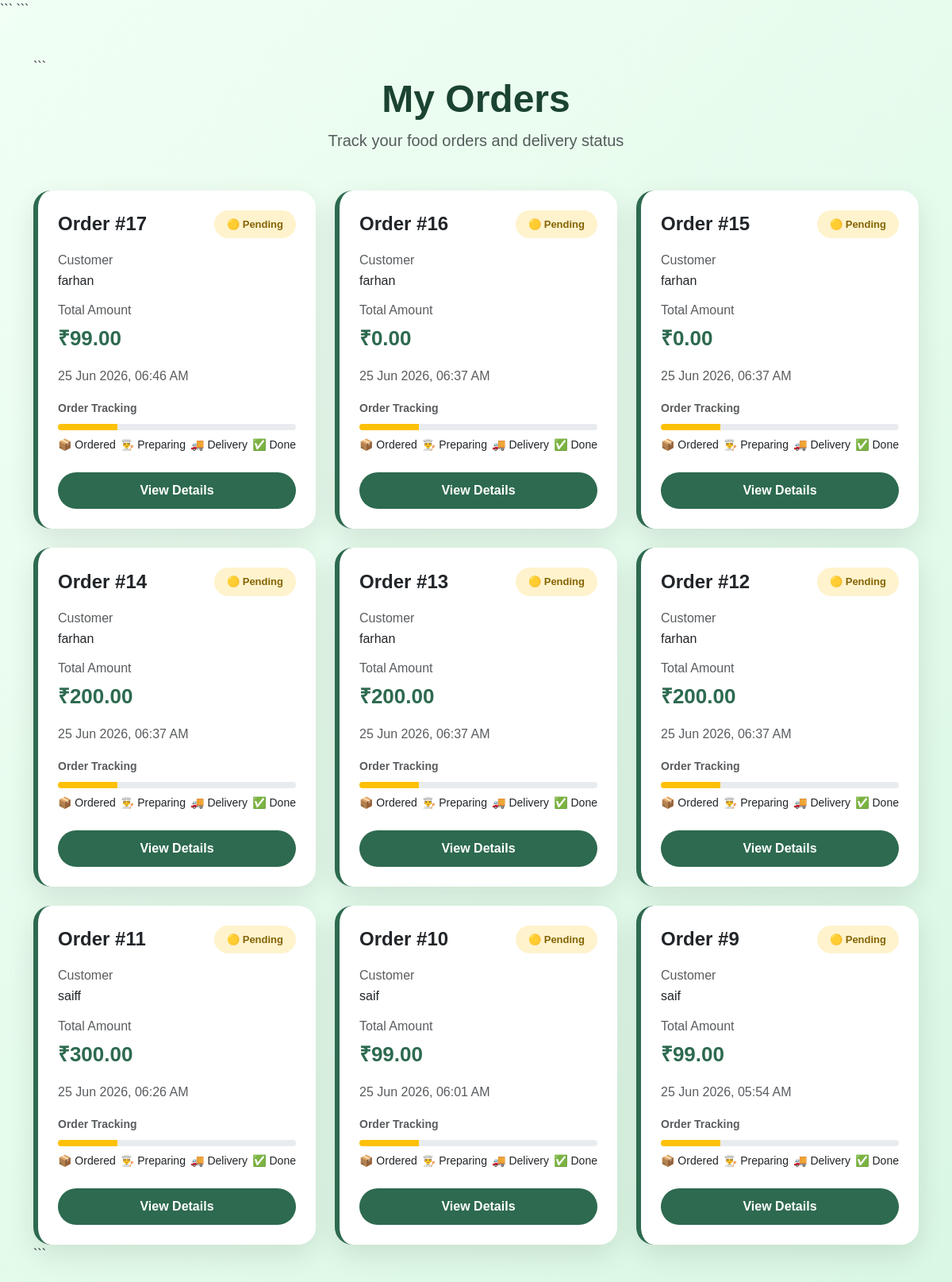
Page /my-orders/ (signed in) on the committed database.
### orders/models.py (models this page shows, shortened)
class Order(models.Model):
    STATUS_CHOICES = [
        ('Pending', 'Pending'),
        ('Preparing', 'Preparing'),
        ('Out for Delivery', 'Out for Delivery'),
        ('Delivered', 'Delivered'),
        ('Cancelled', 'Cancelled'),
    ]
    user = models.ForeignKey(
        User,
        on_delete=models.CASCADE,
        null=True,
        blank=True
    )
    customer_name = models.CharField(max_length=100)
    phone = models.CharField(max_length=15)
    address = models.TextField()
    total_amount = models.DecimalField(max_digits=10, decimal_places=2)
    status = models.CharField(max_length=20, choices=STATUS_CHOICES, default='Pending')
    created_at = models.DateTimeField(auto_now_add=True)

### orders/views.py (the view)
# urls.py: path('my-orders/', my_orders, name='my_orders'),
@login_required
def my_orders(request):
    orders = Order.objects.filter(user=request.user).order_by('-created_at')
    return render(request, 'my_orders.html', {
        'orders': orders
    })

### templates/my_orders.html (shortened to what this page needs)
<!DOCTYPE html>
<html>
<head>
<link href="https://cdn.jsdelivr.net/npm/bootstrap@5.3.0/dist/css/bootstrap.min.css" rel="stylesheet">
```
</head>
<body>
<div class="container py-5">
```
<div class="text-center mb-5">
    <h1 class="page-title">My Orders</h1>
    <p class="text-muted fs-5">
        Track your food orders and delivery status
    </p>
</div>
{% if orders %}
<div class="row g-4">
    {% for order in orders %}
    <div class="col-lg-4 col-md-6">
        <div class="order-card h-100">
            <div class="d-flex justify-content-between align-items-center mb-3">
                <h4 class="fw-bold mb-0">
                    Order #{{ order.id }}
                </h4>
                {% if order.status == "Pending" %}
                    <span class="status Pending">🟡 Pending</span>
                {% elif order.status == "Preparing" %}
                    <span class="status Preparing">👨‍🍳 Preparing</span>
                {% elif order.status == "Out for Delivery" %}
                    <span class="status Out-for-Delivery">🚚 Out for Delivery</span>
                {% elif order.status == "Delivered" %}
                    <span class="status Delivered">✅ Delivered</span>
                {% else %}
                    <span class="status Cancelled">❌ Cancelled</span>
                {% endif %}
            </div>
            <p class="text-muted mb-1">
                Customer
            </p>
            <h6>
                {{ order.customer_name }}
            </h6>
            <p class="text-muted mb-1 mt-3">
                Total Amount
            </p>
            <div class="price">
                ₹{{ order.total_amount }}
            </div>
            <p class="text-muted mt-3">
                {{ order.created_at|date:"d M Y, h:i A" }}
            </p>
            <div class="mt-3">
                <small class="fw-bold text-muted">
                    Order Tracking
                </small>
                <div class="progress mt-2">
                    {% if order.status == "Pending" %}
                        <div class="progress-bar bg-warning" style="width:25%"></div>
                    {% elif order.status == "Preparing" %}
                        <div class="progress-bar bg-info" style="width:50%"></div>
                    {% elif order.status == "Out for Delivery" %}
                        <div class="progress-bar bg-primary" style="width:75%"></div>
                    {% elif order.status == "Delivered" %}
                        <div class="progress-bar bg-success" style="width:100%"></div>
                    {% endif %}
                </div>
                <div class="d-flex justify-content-between mt-2">
                    <small>📦 Ordered</small>
                    <small>👨‍🍳 Preparing</small>
                    <small>🚚 Delivery</small>
                    <small>✅ Done</small>
                </div>
            </div>
            <a href="{% url 'order_detail' order.id %}"
               class="btn details-btn w-100 mt-4">
                View Details
            </a>
        </div>
    </div>
    {% endfor %}
</div>
{% endif %}
```
</div>
</body>
</html>

### templates/my_orders.html (style rules this page uses)
body { background: linear-gradient(135deg, #f1fff4, #d9f7e3); font-family: Arial, sans-serif; min-height: 100vh; }
.page-title { font-size:48px; font-weight:800; color:#1b4332; }
.order-card { background:white; border-radius:22px; padding:25px; box-shadow:0 12px 35px rgba(0,0,0,0.10); transition:0.3s; border-left:6px solid #2d6a4f; }
.price { font-size:26px; font-weight:800; color:#2d6a4f; }
.status { padding:8px 16px; border-radius:30px; font-weight:700; font-size:13px; }
.Pending { background:#fff3cd; color:#856404; }
.details-btn { background:#2d6a4f; border:none; color:white; font-weight:700; border-radius:30px; padding:11px; }
.progress { height:8px; border-radius:20px; }

### rows in the picture
Order: id "17", status "🟡 Pending", customer_name "farhan", total_amount "99.00", created_at "25 Jun 2026, 06:46 AM"
Order: id "16", status "🟡 Pending", customer_name "farhan", total_amount "0.00", created_at "25 Jun 2026, 06:37 AM"
Order: id "15", status "🟡 Pending", customer_name "farhan", total_amount "0.00", created_at "25 Jun 2026, 06:37 AM"
Order: id "14", status "🟡 Pending", customer_name "farhan", total_amount "200.00", created_at "25 Jun 2026, 06:37 AM"
Order: id "13", status "🟡 Pending", customer_name "farhan", total_amount "200.00", created_at "25 Jun 2026, 06:37 AM"
Order: id "12", status "🟡 Pending", customer_name "farhan", total_amount "200.00", created_at "25 Jun 2026, 06:37 AM"
Order: id "11", status "🟡 Pending", customer_name "saiff", total_amount "300.00", created_at "25 Jun 2026, 06:26 AM"
Order: id "10", status "🟡 Pending", customer_name "saif", total_amount "99.00", created_at "25 Jun 2026, 06:01 AM"
Order: id "9", status "🟡 Pending", customer_name "saif", total_amount "99.00", created_at "25 Jun 2026, 05:54 AM"
